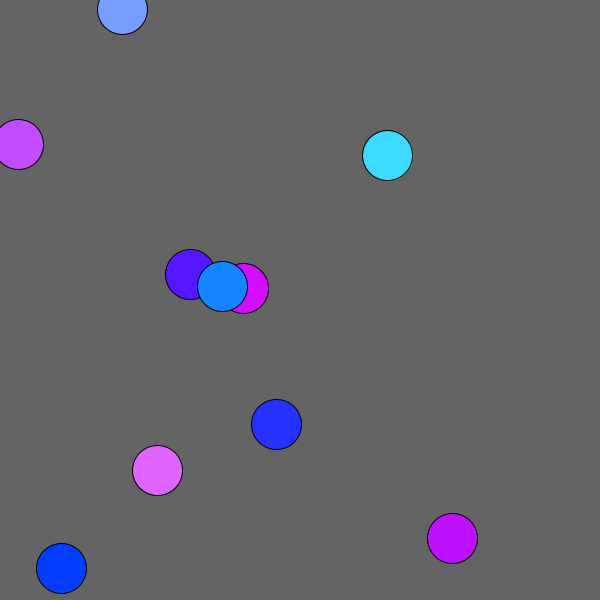
Frame 1 (no input)
Frame 60 (the mouse pressed at the canvas centre just before this capture): identical to frame 1, image omitted
Frame 120 (the mouse held since frame 60 and released just before this capture): identical to frame 1, image omitted

The Processing sketch that drew this single still picture (run headless with seeded random() and noise(); from frame 60 on, the mouse is pressed at the canvas centre):

// Processing sketch: sketch_22_oop3
// ── sketch_22_oop3.pde


ArrayList<MyDot> dots = new ArrayList<MyDot>();
PVector mouseVec = new PVector();
void setup()
{
  size(600,600);
  
  for(int i = 0;i<10;i++)
  {
    MyDot newDot = new MyDot(new PVector(random(0,600),random(0,600)),random(10,100),color(random(0,255),random(0,255),255));
    dots.add(newDot);
  }
}
void draw()
{
  mouseVec.x = mouseX;
  mouseVec.y = mouseY;
  background(100,100,100);
  
  for(MyDot dot1 : dots)
  {
    dot1.updateInteraction();
    dot1.display();
  }
}

// ── MyDot.pde
class MyDot{
  PVector pos;
  float size;
  color c;
  
  //constructor
  public MyDot(PVector newPos,float newSize, color newColor)
  {
    size = newSize;
    pos = newPos;
    c = newColor;
  }
  void updateInteraction()
  {
    PVector distVec = PVector.sub(pos,mouseVec);
    float dist = distVec.mag();
    if(dist < size/2)
    {
      size = 300;
    }
    else
    {
      size = 50;
    }
  }
  void display()
  {
    fill(this.c);
    ellipse(this.pos.x,this.pos.y,this.size,this.size);
  }

}
